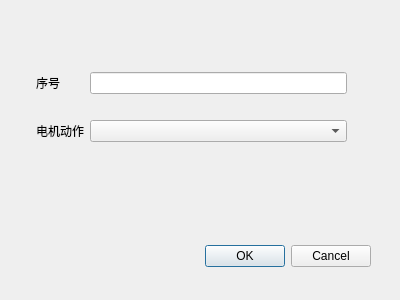
<?xml version="1.0" encoding="UTF-8"?>
<ui version="4.0">
 <class>Dialog</class>
 <widget class="QDialog" name="Dialog">
  <property name="geometry">
   <rect>
    <x>0</x>
    <y>0</y>
    <width>400</width>
    <height>300</height>
   </rect>
  </property>
  <property name="windowTitle">
   <string>Dialog</string>
  </property>
  <widget class="QDialogButtonBox" name="buttonBox">
   <property name="geometry">
    <rect>
     <x>30</x>
     <y>240</y>
     <width>341</width>
     <height>32</height>
    </rect>
   </property>
   <property name="orientation">
    <enum>Qt::Horizontal</enum>
   </property>
   <property name="standardButtons">
    <set>QDialogButtonBox::Cancel|QDialogButtonBox::Ok</set>
   </property>
  </widget>
  <widget class="QWidget" name="layoutWidget">
   <property name="geometry">
    <rect>
     <x>36</x>
     <y>52</y>
     <width>311</width>
     <height>111</height>
    </rect>
   </property>
   <layout class="QGridLayout" name="gridLayout">
    <item row="0" column="1">
     <widget class="QLineEdit" name="SequencelineEdit"/>
    </item>
    <item row="1" column="1">
     <widget class="QComboBox" name="StatusComboBox"/>
    </item>
    <item row="1" column="0">
     <widget class="QLabel" name="label">
      <property name="text">
       <string>电机动作</string>
      </property>
     </widget>
    </item>
    <item row="0" column="0">
     <widget class="QLabel" name="label_5">
      <property name="text">
       <string>序号</string>
      </property>
     </widget>
    </item>
   </layout>
  </widget>
 </widget>
 <resources/>
 <connections>
  <connection>
   <sender>buttonBox</sender>
   <signal>accepted()</signal>
   <receiver>Dialog</receiver>
   <slot>accept()</slot>
   <hints>
    <hint type="sourcelabel">
     <x>248</x>
     <y>254</y>
    </hint>
    <hint type="destinationlabel">
     <x>157</x>
     <y>274</y>
    </hint>
   </hints>
  </connection>
  <connection>
   <sender>buttonBox</sender>
   <signal>rejected()</signal>
   <receiver>Dialog</receiver>
   <slot>reject()</slot>
   <hints>
    <hint type="sourcelabel">
     <x>316</x>
     <y>260</y>
    </hint>
    <hint type="destinationlabel">
     <x>286</x>
     <y>274</y>
    </hint>
   </hints>
  </connection>
 </connections>
</ui>
